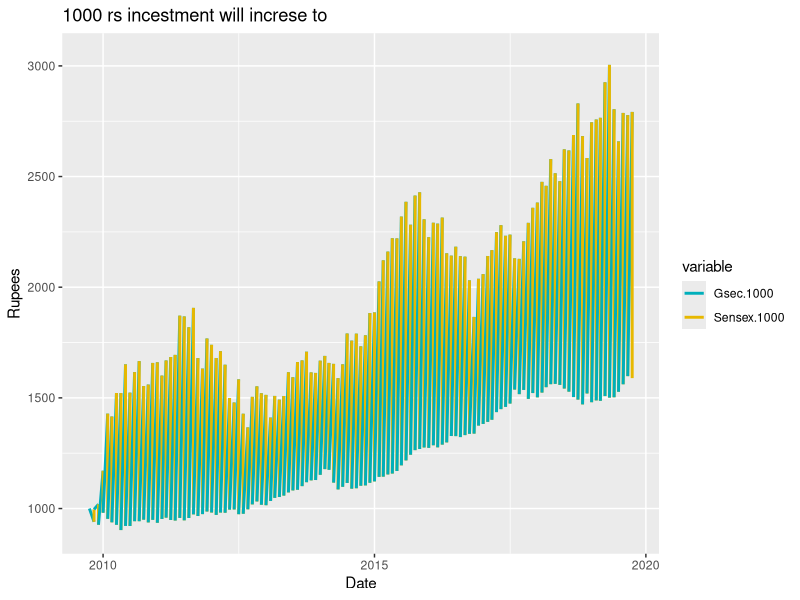

Source code (R): (Note: this script raises an error after producing the figure.)
  library(ggplot2)
  library(reshape2)
  library(tidyr)
  library(dplyr)
  
  setwd('/home/b2xcare.intern/achavan/R-sabd')
  
  getwd() # prints current working directory
   mydata =read.csv("CSVForMonth.csv", header = TRUE)
   head(mydata)
   
     mydata$Month <- as.Date( mydata$Month, '%d-%B-%Y')
      head(mydata)
        
        
  # chart_data <- melt(mydata, id=c("Month","Sensex","Gsec"))
 #names(chart_data) <- c('x', 'func', 'value')
   df <- mydata %>%
     select(Month, Sensex.1000,Gsec.1000) %>%
     gather(key = "variable", value = "value", -Month)
   
   head(df)
   
   
    test_data_long <- melt(df, id="Month")  # convert to long format
    head(test_data_long)
     

       ggplot(df, aes(x = Month, y = value ,group = 1)) + 
        geom_line(aes(color = variable), size = 1) +
        
     scale_color_manual(values = c("#00AFBB", "#E7B800")) +
     labs(x = "Date", 
          y = "Rupees",
          title = "1000 rs incestment will increse to") 
   + coord_flip()
  +     theme_minimal()
 
   
   
   
   # CLEAN UP #################################################
       
       prescription1 <- data.frame(
         mydata$Month,
         amt.Change = mydata$Sensex.1000
       )
       
       prescription2 <- data.frame(
         mydata$Month,
         amt.Change = mydata$Gsec.1000
       )
       
       cols = c("dates", "Amount")
       colnames(prescription1) = cols
       colnames(prescription2) = cols
       ggplot() + 
         geom_line(data = prescription1, aes(x = dates, y = Amount), color = "blue") +
         geom_line(data = prescription2, aes(x = dates, y = Amount), color = "red") +
         xlab('Dates') +
         ylab('Amount.change')
  